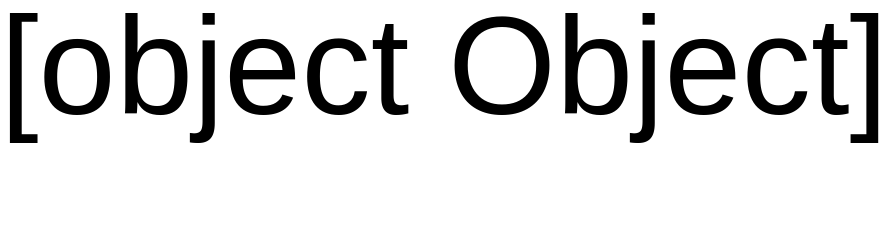

Specify this chart in Vega-Lite:
### Vega specification from a JSON file in a GitHub repository (floating-point values rounded to 4 significant figures)
{"width": 10, "height": 10, "data": [{"name": "other", "values": [{"k": 1, "v": "one"}]}, {"name": "aggregate", "values": [{"a": 0, "b": 10, "g": "y", "t": 0, "arr": [0, 1], "txt": "w0 v", "x": 0, "y": 0}, {"a": 1, "b": 9, "g": "x", "t": 86400000, "arr": [1, 2], "txt": "w1 v", "x": 3, "y": 5}, {"a": 2, "b": 8, "g": "y", "t": 172800000, "arr": [2, 3], "txt": "w2 v", "x": 6, "y": 10}, {"a": 3, "b": 7, "g": "x", "t": 259200000, "arr": [3, 4], "txt": "w3 v", "x": 9, "y": 15}, {"a": 4, "b": 6, "g": "y", "t": 345600000, "arr": [4, 5], "txt": "w4 v", "x": 12, "y": 20}, {"a": 5, "b": 5, "g": "x", "t": 432000000, "arr": [5, 6], "txt": "w5 v", "x": 15, "y": 25}], "transform": [{"type": "crossfilter", "fields": ["a", "b"], "query": [[1, 4], [0, 10]], "signal": "S"}, {"type": "aggregate", "groupby": ["g"]}]}], "projections": [{"name": "p", "type": "identity"}], "marks": [{"type": "text", "from": {"data": "aggregate"}, "encode": {"enter": {"text": {"signal": "'' + datum"}}}}]}
